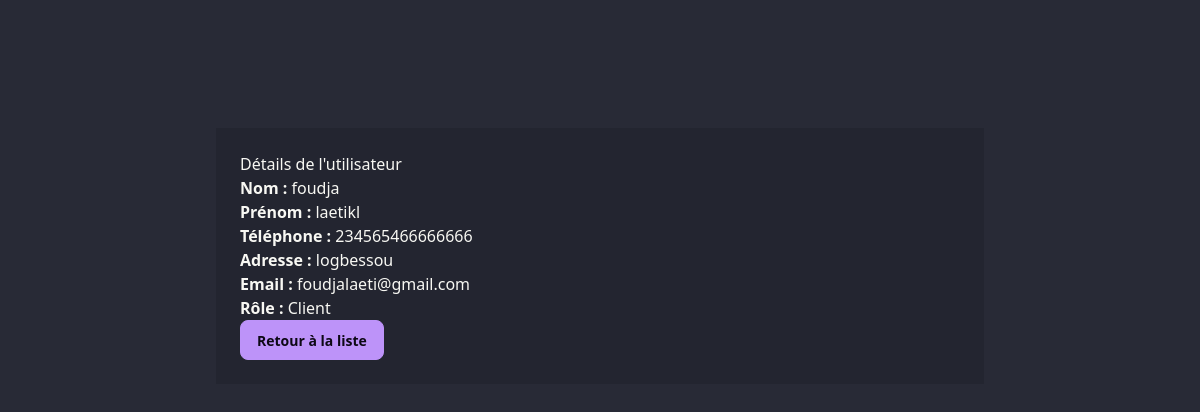
Page /utilisateur/detail/2/ (signed in) on the committed database.
### helpdeskapp/models.py (models this page shows, shortened)
class Utilisateur(models.Model):
    ROLES= [
        ('client','Client'),
        ('technicien','Technicien'),
        ('administrateur','Administrateur'),
    ]
    nom = models.CharField(max_length=100)
    prenom=models.CharField(max_length=100)
    telephone= models.CharField(max_length=15)
    adresse= models.TextField()
    email=models.EmailField()
    password =models.CharField(max_length=100)
    role= models.CharField(max_length=20,choices=ROLES,default='client')

### helpdeskapp/views.py (the view)
# urls.py: path('detail/<int:id>/', views.detail_utilisateur, name='detail_utilisateur'),
def detail_utilisateur(request, id):
    utilisateur = get_object_or_404(Utilisateur, id=id)
    return render(request, 'utilisateur/detail.html', {'utilisateur': utilisateur})

### helpdeskapp/templates/utilisateur/detail.html (shortened to what this page needs)
{% extends "base.html" %}
{% block content %}
<h1>Détails de l'utilisateur</h1>
<div class="user-details">
    <p><strong>Nom :</strong> {{ utilisateur.nom }}</p>
    <p><strong>Prénom :</strong> {{ utilisateur.prenom }}</p>
    <p><strong>Téléphone :</strong> {{ utilisateur.telephone }}</p>
    <p><strong>Adresse :</strong> {{ utilisateur.adresse }}</p>
    <p><strong>Email :</strong> {{ utilisateur.email }}</p>
    <p><strong>Rôle :</strong> {{ utilisateur.get_role_display }}</p>
</div>
<a href="{% url 'utilisateur:list_utilisateurs' %}" class="btn btn-secondary">Retour à la liste</a>
{% endblock %}

### rows in the picture
Utilisateur: nom "foudja", prenom "laetikl", telephone "234565466666666", adresse "logbessou", email "foudjalaeti@gmail.com", role "Client"
